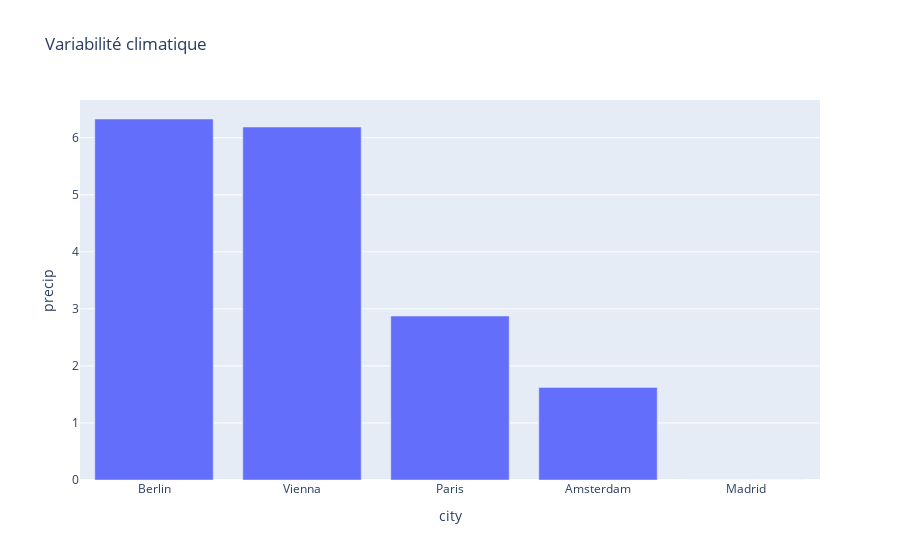

Source (notebook cell):
### Code cell
df_mean = df_total.groupby("city")["precip"].mean().reset_index()
df_mean.sort_values(by=["precip"], ascending=False, inplace=True)
fig = px.bar(df_mean,
             title="Variabilité climatique",
             y="precip",
             x='city')
fig.show()

### Figure 1 — Plotly figure (JSON) as saved in the notebook; plotly's stock layout.template omitted (floating-point values rounded to 4 significant figures)
{"data": [{"hovertemplate": "city=%{x}<br>precip=%{y}<extra></extra>", "legendgroup": "", "marker": {"color": "#636efa", "pattern": {"shape": ""}}, "name": "", "orientation": "v", "showlegend": false, "textposition": "auto", "type": "bar", "x": ["Berlin", "Vienna", "Paris", "Amsterdam", "Madrid"], "xaxis": "x", "y": [6.329, 6.188, 2.874, 1.624, 0.0], "yaxis": "y"}], "layout": {"barmode": "relative", "legend": {"tracegroupgap": 0}, "title": {"text": "Variabilité climatique"}, "xaxis": {"anchor": "y", "domain": [0, 1], "title": {"text": "city"}}, "yaxis": {"anchor": "x", "domain": [0, 1], "title": {"text": "precip"}}}}
